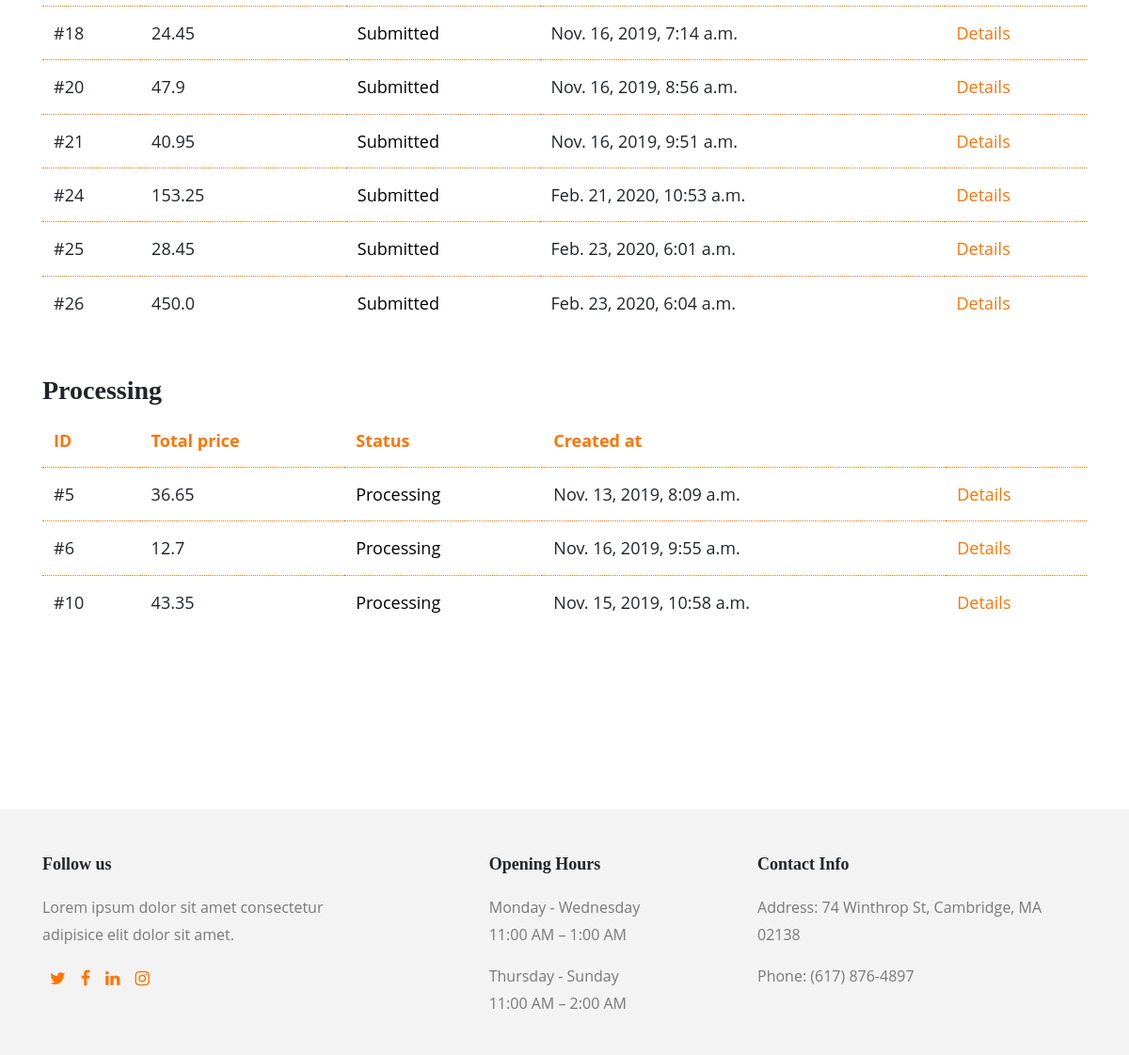
The app's page /orders/all (signed in, lower part), older data.
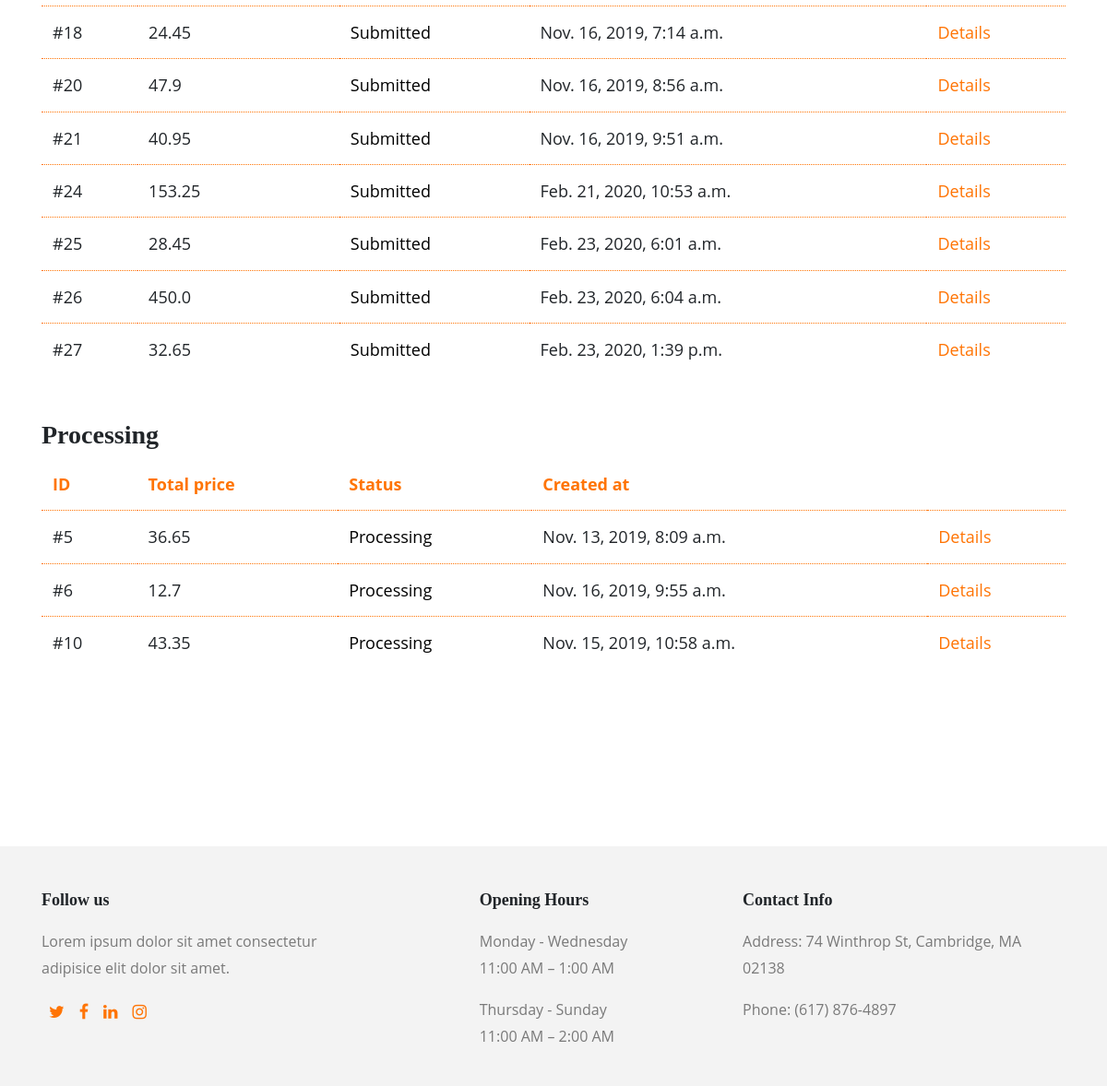
The same page, newer data.
### orders/models.py (models this page shows, shortened)
class Order(models.Model):
    created_by = models.ForeignKey(User, on_delete=models.SET_NULL, null=True, blank=True)
    time = models.DateTimeField(auto_now=True)
    status_choices = [
        ('p', 'Pending'),
        ('s', 'Submitted'),
        ('pr', 'Processing'),
        ('c', 'Completed'),
    ]
    status = models.CharField(choices=status_choices, max_length=2, blank=False, default='p')
    total_price = models.FloatField(null=True)
    class Meta:
        permissions = (("can_change_status", "Change order status"),)

### orders/views.py (the view)
class AllOrdersListView(LoginRequiredMixin, generic.ListView):
    model = Order
    template_name ='all_orders.html'
    def get_queryset(self):
        return Order.objects.filter(status='s').order_by('id')
    def get_context_data(self, **kwargs):
        cart_num = len(Item.objects.filter(created_by=self.request.user).filter(status__exact='p'))
        context = super(AllOrdersListView, self).get_context_data(**kwargs)
        context['cart_num'] = cart_num
        context['processing_orders'] = Order.objects.filter(status='pr').order_by('id')
        return context

### orders/templates/all_orders.html (shortened to what this page needs)
{% extends "base_generic.html" %}
{% block main %}
<div class="mb-5">
    {% if order_list %}
    <table class="table">
        <tbody>
            {% for order in order_list %}
            <tr>
                <td>#{{ order.id }}</td>
                <td>{{ order.total_price }}</td>
                <td><a href="{% url 'change-order-status' order.pk %}" style="color: black;">
                    {{ order.get_status_display }}</a></td>
                <td>{{ order.time }}</td>
                <td><a href="{% url 'order-detail' order.pk %}" style="color: #ff7404;">
                    Details</a></td>
            </tr>
            {% endfor %}
        </tbody>
    </table>
    {% else %}
    <p><i>No submitted orders yet</i></p>
    {% endif %}
</div>
<div class="mb-5">
    <h3>Processing</h3>
    {% if processing_orders %}
    <table class="table">
        <thead>
            <tr>
                <th scope="col">ID</th>
                <th scope="col">Total price</th>
                <th scope="col">Status</th>
                <th scope="col">Created at</th>
                <th scope="col"></th>
            </tr>
        </thead>
        <tbody>
            {% for order in processing_orders %}
            <tr>
                <td>#{{ order.id }}</td>
                <td>{{ order.total_price }}</td>
                <td><a href="/order/{{ order.id }}/status" style="color: black;">
                    {{ order.get_status_display }}</a></td>
                <td>{{ order.time }}</td>
                <td><a href="{% url 'order-detail' order.pk %}" style="color: #ff7404;">
                    Details</a></td>
            </tr>
            {% endfor %}
        </tbody>
    </table>
    {% else %}
    <p><i>No processing orders yet</i></p>
    {% endif %}
</div>
{% endblock %}

Row changes from the older to the newer data that the page shows:
added Order: id "27", total_price "32.65", status "Submitted", time "Feb. 23, 2020, 1:39 p.m."
